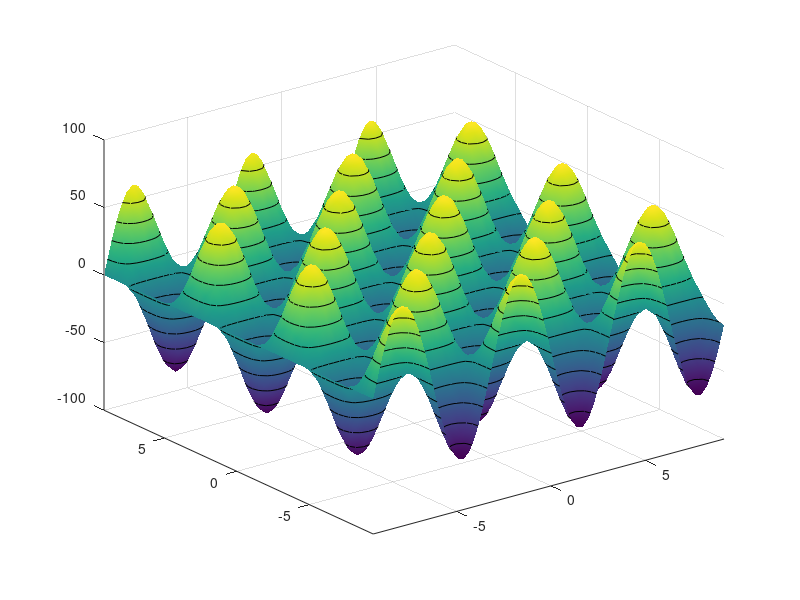

Source code (MATLAB):
[X,Y] = meshgrid(-3*pi:.3:3*pi);   
Z = cos(Y) * sin(X);
g = surf(X,Y,Z);
shading interp
hold on;
contour3(X,Y,Z, [-80:13: 80],'k');
% Use the axes x and Y limits to find the co-ordinates for the patch
x1 = [ -10 -10 10 10];
y1 = [10 -10 -10 10];
z1 = [0.5 0.5 0.5 0.5];  % creates a 1x4 vector representing the Z coordinate values 
%p = patch(x1,y1,z1, 'b');
% Set the Face and edge transparency to 0.2 using the following properties
%set(p,'facealpha',0.7)
%set(p,'edgealpha',0.2)
hold off;
